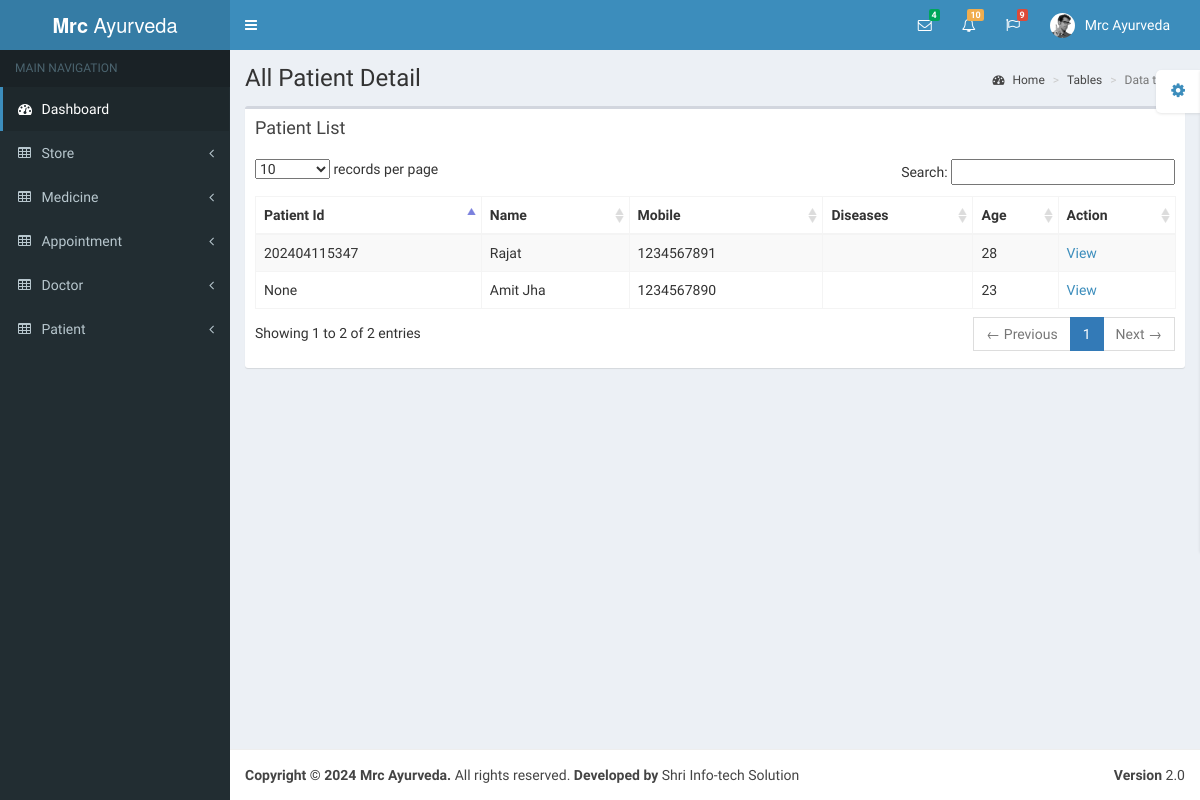
/patient/patient_list/, run on the app's committed database.
### patient/models.py (models this page shows, shortened)
class Patient(models.Model):
    user = models.ForeignKey(User, on_delete=models.PROTECT, null=True)
    patient_code = models.CharField(max_length=20, null=True, blank=True)
    patient_age = models.IntegerField(null=True, blank=True)
    created_at = models.DateTimeField(auto_now_add=True)
    updated_at = models.DateTimeField(auto_now=True, null=True, blank=True)
    class Meta:
        db_table = 'patient'

### account/models.py (models this page shows, shortened)
class User(AbstractUser):
    username = models.CharField(max_length=500, unique=True, null=True)
    email = models.EmailField(unique=True, null=True)
    mobile = models.CharField(max_length=20, null=True)
    phone = models.CharField(max_length=20, null=True)
    address = models.TextField(null=True)
    is_staff = models.BooleanField(default=False)
    is_active = models.BooleanField(default=True)
    created_at = models.DateTimeField(auto_now_add=True)
    class Meta:
        db_table = 'user'

### patient/views.py (the view)
# urls.py: path('patient_list/', views.patient_list, name='patient_list'),
def patient_list(request):
    patient = Patient.objects.all()
    context = {
        'patient': patient
    }
    return render(request, 'patient_list.html', context)

### patient/templates/patient_list.html (shortened to what this page needs)
{% extends 'base.html' %}
{% block content %}
<div class="wrapper">
    <div class="content-wrapper">
        <section class="content-header">
            <h1>
                All Patient Detail
            </h1>
            <ol class="breadcrumb">
                <li><a href="/"><i class="fa fa-dashboard"></i> Home</a></li>
                <li><a href="/">Tables</a></li>
                <li class="active">Data tables</li>
            </ol>
        </section>
        <section class="content">
            <div class="row">
                <div class="col-xs-12">
                    <div class="box">
                        <div class="box-header">
                            <h3 class="box-title">Patient List</h3>
                        </div>
                        <div class="box-body">
                            <table id="example1" class="table table-bordered table-striped">
                                <thead>
                                <tr>
                                    <th>Patient Id</th>
                                    <th>Name</th>
                                    <th>Mobile</th>
                                    <th>Diseases</th>
                                    <th>Age</th>
                                    <th>Action</th>
                                </tr>
                                </thead>
                                <tbody>
                                {% for i in patient %}
                                <tr>
                                    <td>{{i.patient_code}}</td>
                                    <td>{{i.user.username|title}}</td>
                                    <td>{{i.user.mobile}}</td>
                                    <td>{{i.patient_diseases|title}}</td>
                                    <td>{{i.patient_age}}</td>
                                    <td><a href="/patient/patient_detail/{{i.id}}/">View</a></td>
                                </tr>
                                {% endfor %}
                                </tbody>
                            </table>
                        </div>
                    </div>
                </div>
            </div>
        </section>
    </div>
</div>
{% endblock content %}

### data on the page
Patient: patient_code "None", user.username "Amit Jha", user.mobile "1234567890", patient_age "23"
Patient: patient_code "202404115347", user.username "Rajat", user.mobile "1234567891", patient_age "28"
